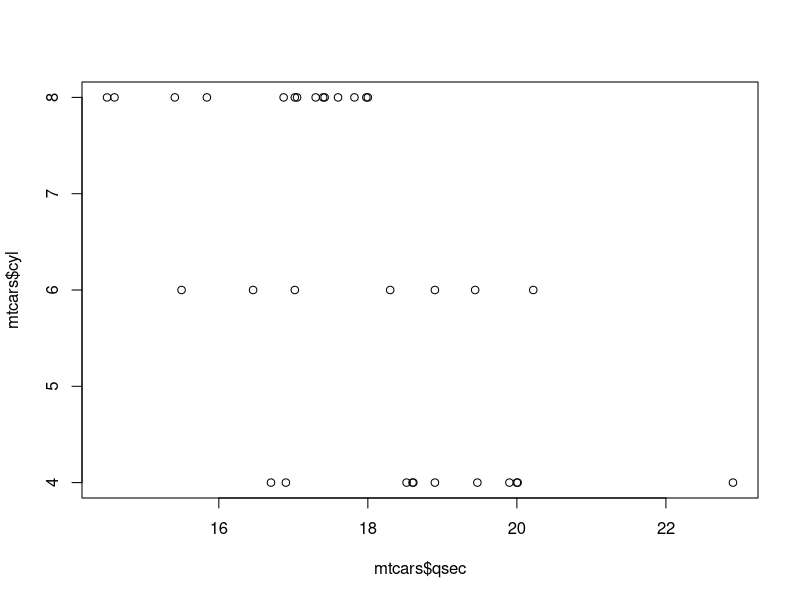
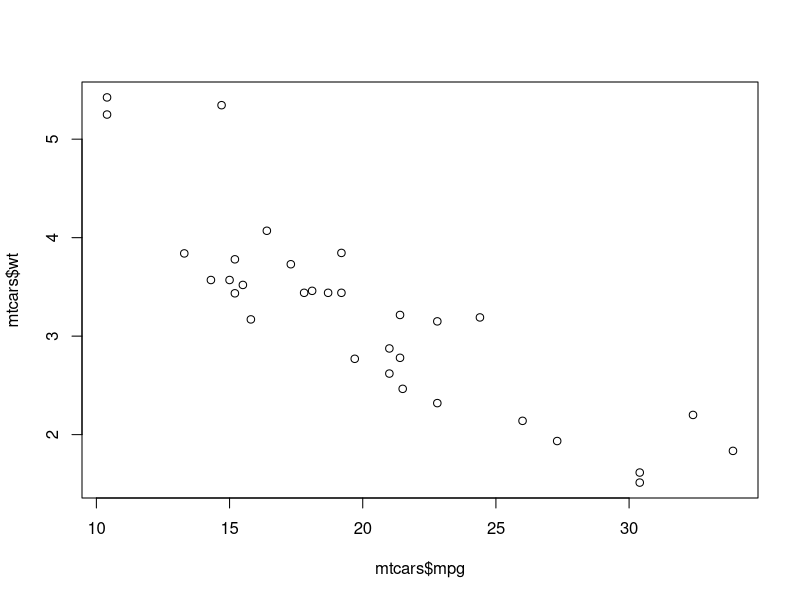

Write R code to recreate these figures, in order.
## ---- chunk 1
plot(mtcars$qsec, mtcars$cyl)
## ---- chunk 2
plot(mtcars$mpg, mtcars$wt)
